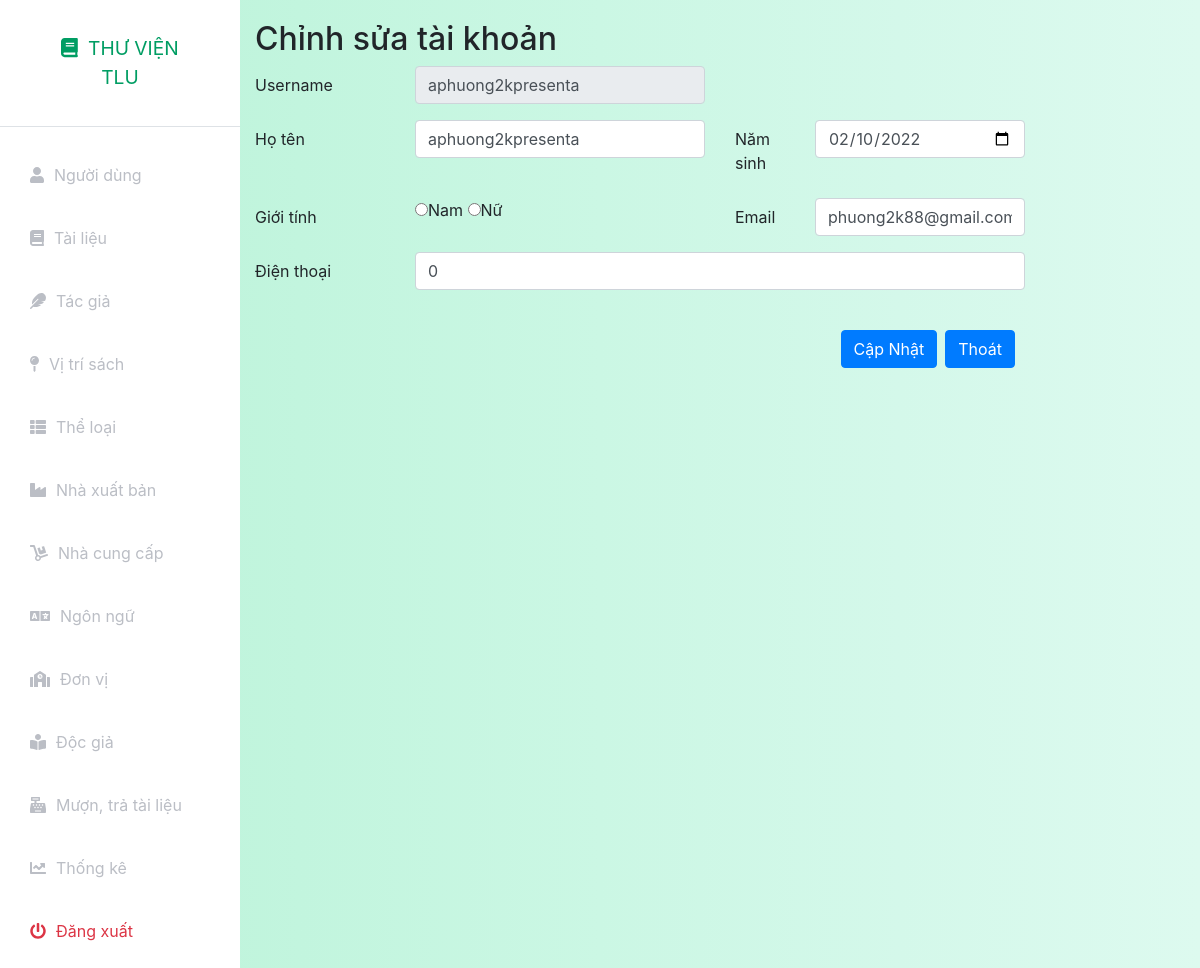
The app's page /index.php?controller=user&action=edit&id=4 (signed in) with its own data.
### tables this page shows
CREATE TABLE `nguoidung` (
  `id` int(11) NOT NULL,
  `Username` text NOT NULL,
  `password` text NOT NULL,
  `HoTen` text NOT NULL,
  `NamSinh` date DEFAULT NULL,
  `GioiTinh` varchar(4) DEFAULT NULL,
  `ChucDanh` varchar(11) NOT NULL DEFAULT '0',
  `Email` text NOT NULL,
  `DienThoai` varchar(14) NOT NULL,
  `token` varchar(18) NOT NULL,
  `status` int(1) NOT NULL DEFAULT 1
);

### config.php (called while the page is built, shortened)
<?php
function getonedata($query)
{
    global $connect;
    $result=mysqli_query($connect,$query);
    if($result&&mysqli_num_rows($result)==1)
        return mysqli_fetch_assoc($result);
    else
        return false;
}
?>

### models/User.php (called while the page is built, shortened)
<?php
include_once('./config.php');
class User
{
    public static function show($idoruser)
    {
        $query = "select * from nguoidung where id = '$idoruser' or Username = '$idoruser'";
        $data = getonedata($query);
        return $data;
    }
}

### views/user/update.php (the view, shortened to what this page needs)
<div class="container-fluid" style="padding-top:20px">
    <form action="index.php?controller=user&action=update&id=<?php echo $data['id']; ?>" method="post">
    <h2>Chỉnh sửa tài khoản</h2>
        <div class="form-group row">
            <label for="inputEmail3" class="col-sm-2 col-form-label">Username</label>
            <div class="col-sm-4">
                <input type="text" name="Username" disabled class="form-control" value="<?php echo $data['Username']; ?>">
            </div>
        </div>
        <div class="form-group row">
            <label for="inputEmail3" class="col-sm-2 col-form-label">Họ tên</label>
            <div class="col-sm-4">
                <input type="text" name="HoTen" class="form-control" value="<?php echo $data['HoTen']; ?>" required="required">
            </div>
            <label for="inputEmail3" class="col-1 col-form-label">Năm sinh</label>
            <div class="col-sm-3">
                <input type="date" name="NamSinh" class="form-control" value="<?php echo $data['NamSinh']; ?>" required="required">
            </div>
        </div>
        <div class="form-group row">
            <label for="inputEmail3" class="col-sm-2 col-form-label">Giới tính</label>
            <div class="col-sm-4">
                <input type="radio" name="GioiTinh" value="Nam" <?php  if($data['GioiTinh'] === 'Nam') echo 'checked'; ?>>Nam
                <input type="radio" name="GioiTinh" value="Nữ" <?php  if($data['GioiTinh'] === 'Nữ') echo 'checked'; ?>>Nữ
            </div>
            <label for="inputEmail3" class="col-1 col-form-label">Email</label>
            <div class="col-sm-3">
                <input type="text" name="Email" class="form-control" value="<?php echo $data['Email']; ?>" required="required">
            </div>
        </div>
        <div class="form-group row">
            <label for="inputEmail3" class="col-sm-2 col-form-label">Điện thoại</label>
            <div class="col-sm-8">
                <input type="text" name="DienThoai" class="form-control" value="<?php echo $data['DienThoai']; ?>" required="required">
            </div>
        </div>
        <div class="form-group row">
            <div class="col-sm-2"></div>
        </div>
        <div class="form-group row mx-auto">
            <div class="col-sm-2"></div>
            <div class="col-sm-8">
                <div class="d-grid gap-2 d-md-flex justify-content-md-end">
            <button type="submit" class="btn btn-primary">Cập Nhật</button>
            <a name="" id="" class="btn btn-primary ml-2" href="index.php?controller=user" role="button">Thoát</a>
            </div>
            </div>
        </div>
    </form>
</div>

### assets/css/styles.css (style rules this page uses)
:root { --main-bg-color: #009d63; --main-text-color: #009d63; --second-text-color: #bbbec5; --second-bg-color: #c1efde; }

### records on screen
nguoidung: Username "aphuong2kpresenta", HoTen "aphuong2kpresenta", NamSinh "02/10/2022", Email "phuong2k88@gmail.com", DienThoai "0"
